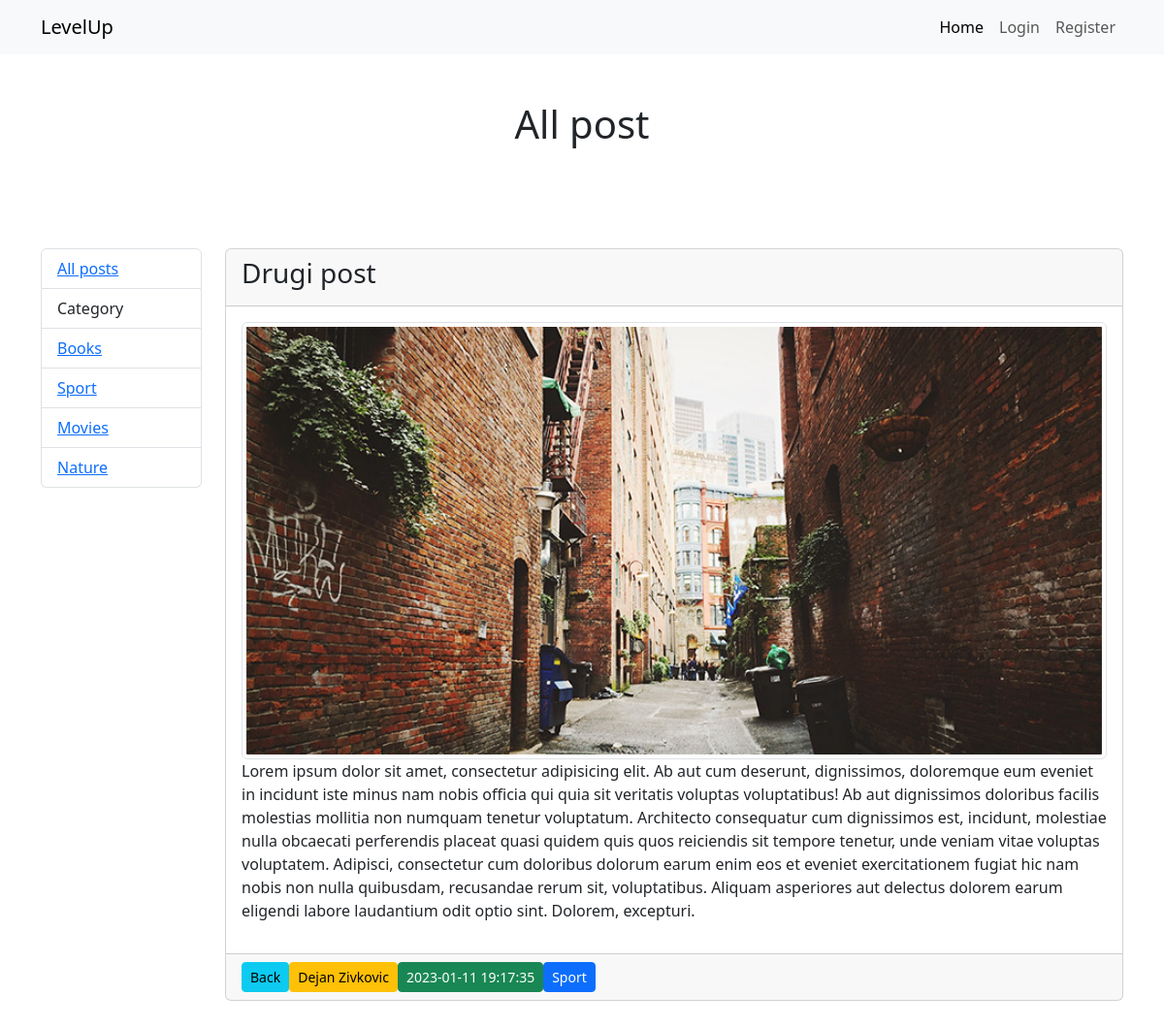
The app's page /single_post.php?id=2 (signed in) with its own data.
### tables this page shows
CREATE TABLE `category` (
  `id` int(11) NOT NULL,
  `category` varchar(50) NOT NULL
);

CREATE TABLE `posts` (
  `id` int(11) NOT NULL,
  `title` varchar(255) NOT NULL,
  `text` text NOT NULL,
  `image` varchar(50) NOT NULL,
  `category_id` int(11) NOT NULL,
  `user_id` int(11) NOT NULL,
  `created_at` timestamp NOT NULL DEFAULT current_timestamp(),
  `update_at` timestamp NULL DEFAULT NULL,
  `public` int(11) NOT NULL DEFAULT 1
);

CREATE TABLE `users` (
  `id` int(11) NOT NULL,
  `first_name` varchar(50) NOT NULL,
  `last_name` varchar(50) NOT NULL,
  `email` varchar(60) NOT NULL,
  `password` varchar(60) NOT NULL,
  `gender` varchar(10) NOT NULL,
  `role` varchar(10) NOT NULL,
  `created_at` timestamp NOT NULL DEFAULT current_timestamp(),
  `update_at` timestamp NULL DEFAULT NULL
);

### single_post.php (called while the page is built, shortened)
<?php
require "core/init.php";
if (isset($_GET["id"])) {
    $post = $Post->getPost($_GET["id"]);
} else {
    redirect(BASE_URL . "index.php");
}
$all_category = $Post->getCategory();
require "views/single_post.view.php";

### core/Post.php (called while the page is built, shortened)
<?php
class Post extends Connection
{
    public function getCategory()
    {
        $sql = "SELECT * FROM category";
        $query = $this->db->prepare($sql);
        $query->execute();
        return $query->fetchAll(PDO::FETCH_OBJ);
    }
    public function getPost($id)
    {
        $sql = "SELECT p.*, u.first_name, u.last_name, c.category
                FROM posts p
                JOIN users u ON u.id = p.user_id
                JOIN category c ON c.id = p.category_id
                WHERE p.id = :id";
        $query = $this->db->prepare($sql);
        $query->execute(["id" => $id]);
        return $query->fetch(PDO::FETCH_OBJ);
    }
}
$Post = new Post(config);

### core/Connection.php (called while the page is built, shortened)
<?php
class Connection
{
    public function __construct($config)
    {
        try {
            $this->db = new PDO("mysql:host=" . $config["host"] . ";dbname=" . $config["database"], $config["user"], $config["password"]);
        } catch (PDOException $err) {
            die($err->getMessage());
        }
    }
}

### views/single_post.view.php (the view, shortened to what this page needs)
<?php require "includes/top.php" ?>
<?php require "includes/navbar.php" ?>
<div class="container">
    <h1 class="text-center py-5">All post</h1>
    <div class="row py-5">
        <div class="col-md-2">
            <?php require "includes/sidebar.php" ?>
        </div>
        <div class="col-md-10">
            <div class="card mb-3">
                <div class="card-header d-flex justify-content-between">
                    <h3><?php echo $post->title ?></h3>
                </div>
                <div class="card-body">
                    <img class="img-thumbnail w-100" src="<?php echo UPLOAD_DIR . $post->image ?>"
                         alt="">
                    <p><?php echo $post->text ?></p>
                </div>
                <div class="card-footer d-flex align-items-center">
                    <a href="index.php#<?php echo $post->id ?>" class="btn btn-sm btn-info">Back</a>
                    <p class="btn btn-sm btn-warning m-0"><?php echo $post->first_name . " " . $post->last_name ?></p>
                    <p class="btn btn-sm btn-success m-0"><?php echo $post->created_at ?></p>
                    <p class="btn btn-sm btn-primary m-0"><?php echo $post->category ?></p>
                </div>
            </div>
        </div>
    </div>
</div>
<?php require "includes/bottom.php" ?>

### views/includes/sidebar.php
<ul class="list-group">
    <li class="list-group-item"><a href="index.php">All posts</a></li>
    <li class="list-group-item">Category</li>
    <?php foreach ($all_category as $cat) : ?>
        <li class="list-group-item"><a href="user/add_post.php"><?php echo $cat->category ?></a></li>
    <?php endforeach; ?>
</ul>

### records on screen
category: category "Books"
category: category "Sport"
category: category "Movies"
category: category "Nature"
posts: title "Drugi post", image (picture), text "Lorem ipsum dolor sit amet, consectetur adipisicing elit. Ab aut cum deserunt, dignissimos, doloremque eum eveniet in incidunt iste minus nam nobis officia qui quia sit veritatis voluptas voluptatibus! Ab aut dignissimos doloribus facilis molestias mollitia non numquam tenetur voluptatum. Architecto consequatur cum dignissimos est, incidunt, molestiae nulla obcaecati perferendis placeat quasi quidem quis quos reiciendis sit tempore tenetur, unde veniam vitae voluptas voluptatem. Adipisci, consectetur cum doloribus dolorum earum enim eos et eveniet exercitationem fugiat hic nam nobis non nulla quibusdam, recusandae rerum sit, voluptatibus. Aliquam asperiores aut delectus dolorem earum…", user.first_name "Dejan", user.last_name "Zivkovic", created_at "2023-01-11 19:17:35", category.category "Sport"
